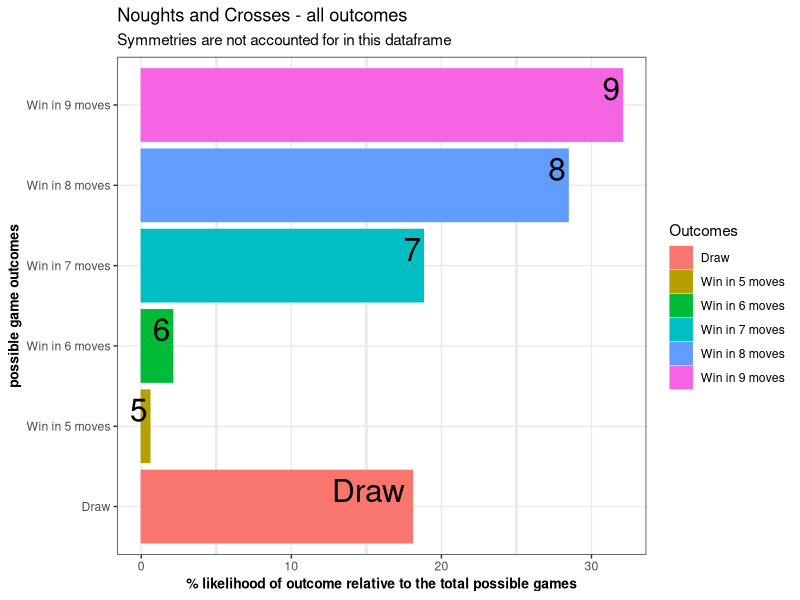

The R source for this figure:
library(tidyverse)

Outcomes <- c("Win in 5 moves", "Win in 6 moves", "Win in 7 moves", "Win in 8 moves", "Win in 9 moves", "Draw")
Games <- c(1440, 5328, 47952, 72576, 81792, 46080)
Total_Games <- sum(Games)
Games_Percentages <- (Games / Total_Games) * 100

Total_Games_Possible <- data.frame(Outcomes, Games_Percentages)
ggplot(Total_Games_Possible, aes(Outcomes, Games_Percentages, colour = Outcomes, fill = Outcomes)) +
  geom_bar(stat = "identity") +
  geom_text(aes(label = c(5, 6, 7, 8, 9, "Draw")), colour = "black", vjust = -0.2, hjust = 1.1, face = "bold", size = 8) +
  labs(x = "possible game outcomes", 
       y = "% likelihood of outcome relative to the total possible games",
       title = "Noughts and Crosses - all outcomes",
       subtitle = "Symmetries are not accounted for in this dataframe") +
  coord_flip() +
  theme_bw() +
  theme(panel.grid.minor = element_line(size = 1), panel.grid.major = element_line(size = 0.5), 
        axis.title.x = element_text(colour="black", size=10, face="bold"),
        axis.title.y = element_text(colour="black", size=10, face="bold"))
  

# the objective is to create a script that effectively wins or draws every single game of N&T
# first we need to create a working version of tic-tac-toe

board <- matrix(
  c(1, 2, 3, 4, 5, 6, 7, 8, 9), ncol = 3, nrow = 3, byrow = TRUE)

rownames(board) = c("A", "B", "C") 
colnames(board) = c("D", "E", "F")

board

board["A", "D"]
